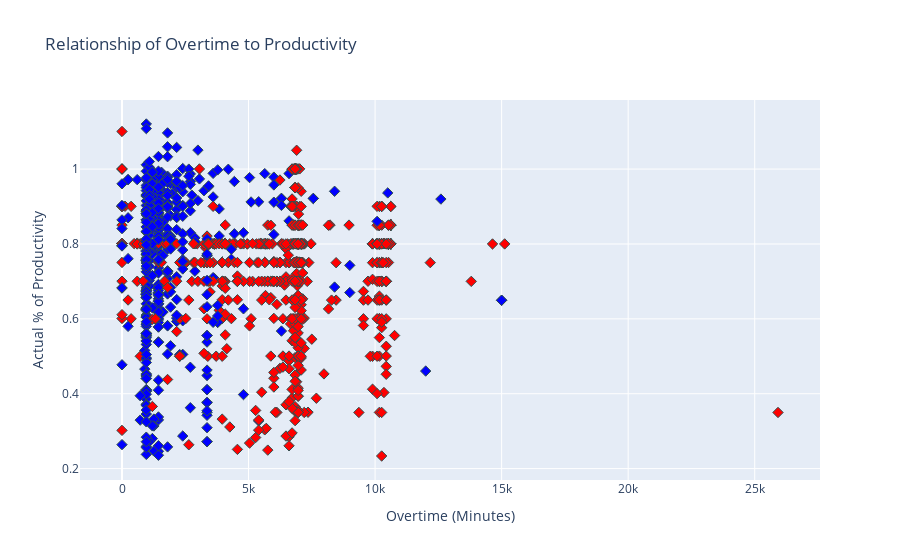

Notebook source saved alongside this figure:
### Code cell
df['text'] = df.apply(lambda x: 
                                    '''<b>Team {}</b> ({} Department)<br>Overtime: {} mins<br>Productivity: {}'''.format(x['team'], 
                                                                                                                  x['department'], 
                                                                                                                  x['over_time'],
                                                                                                                  x['actual_productivity']),
                                    axis = 1)

color_map = {'Sewing':'red', 'Finishing':'blue'}
dept_color = df['department'].map(color_map)

fig = go.Figure(go.Scatter(
    x = df['over_time'],
    y = df['actual_productivity'], 
    mode='markers',

    hovertemplate = df['text'],
    marker=dict(color=dept_color),
    showlegend = False))

fig.update_layout(title = 'Relationship of Overtime to Productivity',
                  xaxis_title='Overtime (Minutes)',
                  yaxis_title='Actual % of Productivity',
                  hoverlabel_align = 'right',)

fig.update_traces(
    marker=dict(size=8, symbol='diamond', line=dict(width=1, color='DarkSlateGrey')),
    selector=dict(mode='markers'),
)

fig.show()

### Figure 1 — Plotly figure (JSON) as saved in the notebook; plotly's stock layout.template omitted (floating-point values rounded to 4 significant figures; data arrays with more than 128 entries replaced by an {"elided": "..."} marker saying what was removed)
{"data": [{"hovertemplate": {"elided": "1197 str values"}, "marker": {"color": {"elided": "1197 str values"}, "line": {"color": "DarkSlateGrey", "width": 1}, "size": 8, "symbol": "diamond"}, "mode": "markers", "showlegend": false, "type": "scatter", "x": {"elided": "1197 int values"}, "y": {"elided": "1197 float values"}}], "layout": {"hoverlabel": {"align": "right"}, "title": {"text": "Relationship of Overtime to Productivity"}, "xaxis": {"title": {"text": "Overtime (Minutes)"}}, "yaxis": {"title": {"text": "Actual % of Productivity"}}}}
